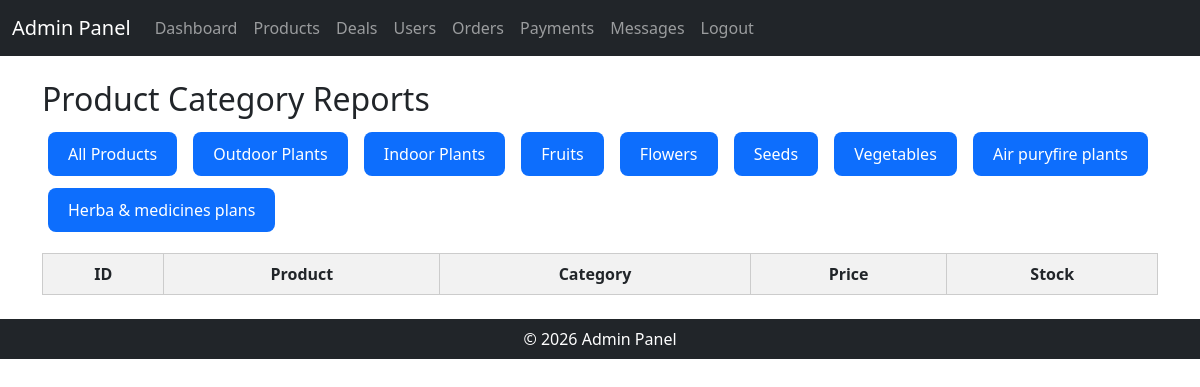
Page /admin_category_report.php?cat=Outdoor  on the earlier database version.
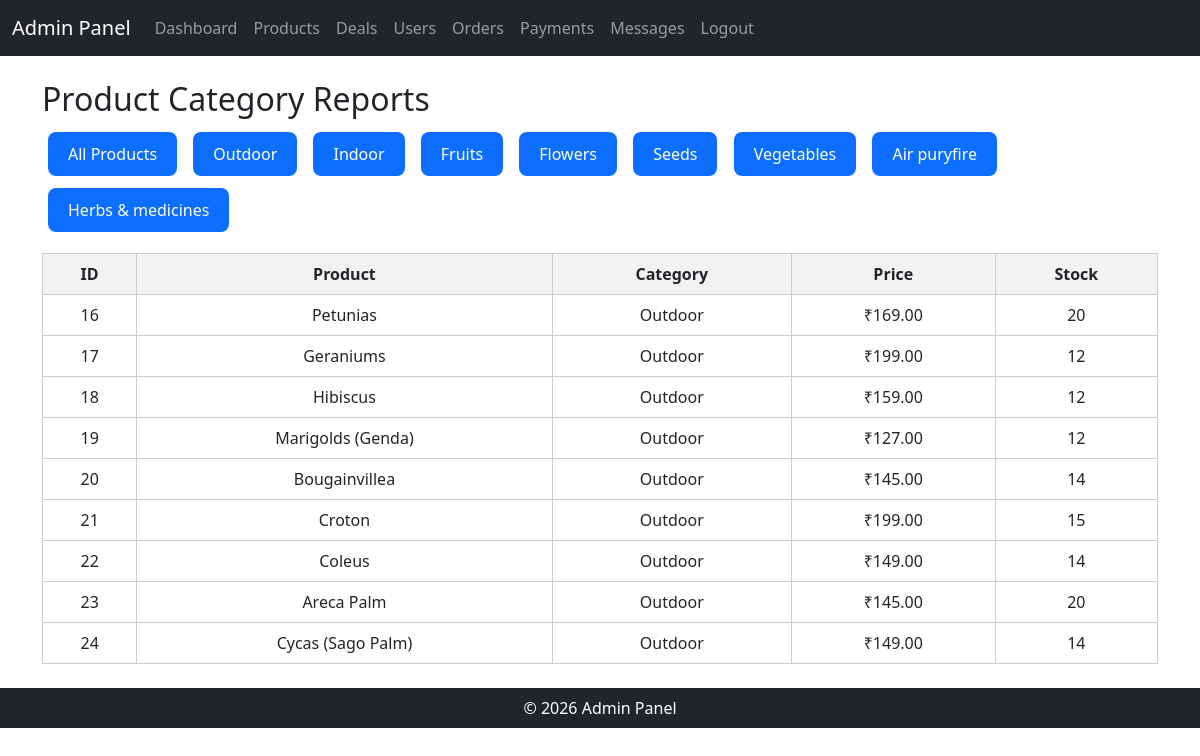
Same page on the later database version.
### tables this page shows
CREATE TABLE `categories` (
  `categories_id` int(11) NOT NULL,
  `category_name` varchar(200) DEFAULT NULL,
  `image` varchar(255) DEFAULT NULL
);

CREATE TABLE `products` (
  `id` int(11) NOT NULL,
  `categories_id` int(11) DEFAULT NULL,
  `name` varchar(200) DEFAULT NULL,
  `price` decimal(10,2) DEFAULT NULL,
  `description` text DEFAULT NULL,
  `image` varchar(255) DEFAULT NULL,
  `stock_quantity` int(11) DEFAULT NULL,
  `created_at` timestamp NOT NULL DEFAULT current_timestamp(),
  `tips` text DEFAULT NULL
);

### admin_category_report.php (the view, shortened to what this page needs)
<?php
include "config/db.php";
include "admin_header.php";
$cat = $_GET['cat'] ?? 'all';
$cats = mysqli_query($conn,"SELECT * FROM categories");
if($cat == 'all'){
    $sql = "SELECT p.*, c.category_name
            FROM products p
            JOIN categories c ON p.categories_id=c.categories_id";
}else{
    $cat = mysqli_real_escape_string($conn,$cat);
    $sql = "SELECT p.*, c.category_name
            FROM products p
            JOIN categories c ON p.categories_id=c.categories_id
            WHERE c.category_name='$cat'";
}
$result = mysqli_query($conn,$sql);
?>
<!DOCTYPE html>
<html>
<head>
</head>
<body>
<h2>Product Category Reports</h2>
<form method="GET">
<button name="cat" value="all">All Products</button>
<?php while($c=mysqli_fetch_assoc($cats)){ ?>
<button name="cat" value="<?= $c['category_name']; ?>">
    <?= $c['category_name']; ?>
</button>
<?php } ?>
</form>
<table>
<tr>
<th>ID</th>
<th>Product</th>
<th>Category</th>
<th>Price</th>
<th>Stock</th>
</tr>
<?php while($row=mysqli_fetch_assoc($result)){ ?>
<tr>
<td><?= $row['id']; ?></td>
<td><?= $row['name']; ?></td>
<td><?= $row['category_name']; ?></td>
<td>₹<?= $row['price']; ?></td>
<td><?= $row['stock_quantity']; ?></td>
</tr>
<?php } ?>
</table>
<?php include 'admin_footer.php'; ?>
</body>
</html>

### admin_header.php (shortened to what this page needs)
<!DOCTYPE html>
<html lang="en">
<head>
    <link rel="stylesheet"
          href="https://cdn.jsdelivr.net/npm/bootstrap@5.3.2/dist/css/bootstrap.min.css">
</head>
<body>
<nav class="navbar navbar-dark bg-dark navbar-expand-lg">
  <div class="container-fluid">
    <a class="navbar-brand" href="#">Admin Panel</a>
    <div class="collapse navbar-collapse" id="navMenu">
      <ul class="navbar-nav me-auto">
         <li class="nav-item"><a class="nav-link" href="admin_dashboard.php">Dashboard</a></li>
        <li class="nav-item"><a class="nav-link" href="admin_products.php">Products</a></li>
        <li class="nav-item"><a class="nav-link" href="admin_deals.php">Deals</a></li>
        <li class="nav-item"><a class="nav-link" href="admin_users.php">Users</a></li>
        <li class="nav-item"><a class="nav-link" href="admin_orders.php">Orders</a></li>
        <li class="nav-item"><a class="nav-link" href="admin_payments.php">Payments</a></li>
        <li class="nav-item"><a class="nav-link" href="admin_messages.php">Messages</a></li>
        <li class="nav-item"><a class="nav-link" href="admin_logout.php">Logout</a></li>
      </ul>
    </div>
  </div>
</nav>
<div class="container mt-4">

### admin_footer.php (shortened to what this page needs)
</div>
<footer class="bg-dark text-white text-center p-2 mt-4">
    <p class="mb-0">© 2026 Admin Panel</p>
</footer>
</body>
</html>

### admin_category_report.php (style rules this page uses)
button { background:#0d6efd; color:white; padding:10px 20px; margin:6px; border:none; border-radius:8px; cursor:pointer; }
table { width:100%; border-collapse:collapse; margin-top:15px; }
th,td { border:1px solid #ccc; padding:8px; text-align:center; }
th { background:#f2f2f2; }

Differences in the rows shown:
changed categories: category_name "Outdoor Plants" → "Outdoor"
changed categories: category_name "Indoor Plants" → "Indoor"
changed categories: category_name "Air puryfire plants" → "Air puryfire"
changed categories: category_name "Herba & medicines plans" → "Herbs & medicines"
added products: id "16", name "Petunias", categories.category_name "Outdoor", price "169.00", stock_quantity "20"
added products: id "17", name "Geraniums", categories.category_name "Outdoor", price "199.00", stock_quantity "12"
added products: id "18", name "Hibiscus", categories.category_name "Outdoor", price "159.00", stock_quantity "12"
added products: id "19", name "Marigolds (Genda)", categories.category_name "Outdoor", price "127.00", stock_quantity "12"
added products: id "20", name "Bougainvillea", categories.category_name "Outdoor", price "145.00", stock_quantity "14"
added products: id "21", name "Croton", categories.category_name "Outdoor", price "199.00", stock_quantity "15"
added products: id "22", name "Coleus", categories.category_name "Outdoor", price "149.00", stock_quantity "14"
added products: id "23", name "Areca Palm", categories.category_name "Outdoor", price "145.00", stock_quantity "20"
added products: id "24", name "Cycas (Sago Palm)", categories.category_name "Outdoor", price "149.00", stock_quantity "14"
